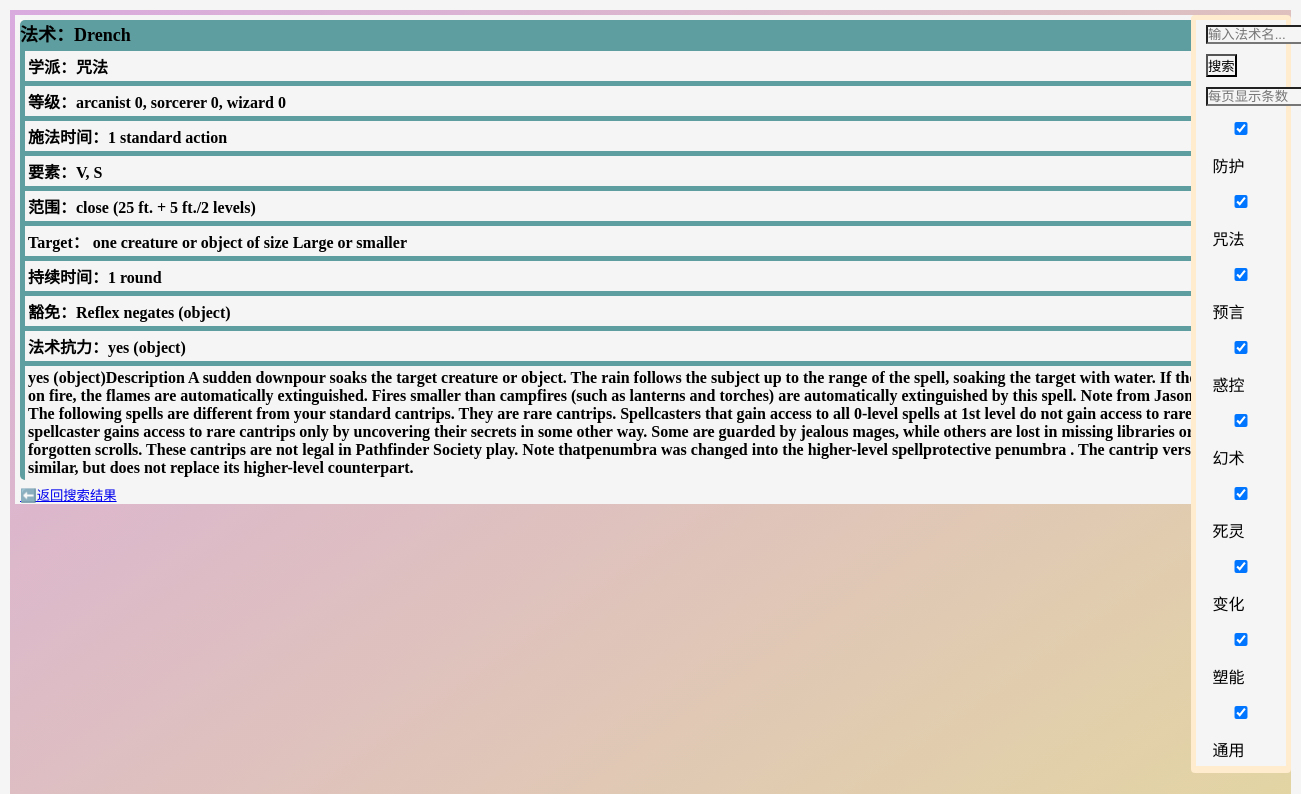
Page /search/Drench on the committed database.
### tables this page shows
CREATE TABLE spells (
                id          INTEGER PRIMARY KEY AUTOINCREMENT,
                no          INTEGER,
                name        TEXT NOT NULL,
                school      TEXT,
                level       TEXT,
                casting_time TEXT,
                components  TEXT,
                range       TEXT,
                effect      TEXT,
                aiming      TEXT,
                duration    TEXT,
                saving_throw TEXT,
                resistance  TEXT,
                description TEXT
            );

### routes/search.py (the view)
@search_bp.route("/search/<spell_name>")
def spell_detail(spell_name):
    conn = get_db()
    cursor = conn.cursor()
    cursor.execute("SELECT * FROM spells WHERE name=? COLLATE NOCASE",(spell_name,))
    roww = cursor.fetchone()
    if roww:
        return render_template("spell_details.html",spell=roww)
    else:
        return render_template("spell.html", kw=spell_name, page=1, rpp=25, results=[], ttp=0, url_args="")

### db.py (called while the page is built)
def get_db():
    if 'db' not in g:
        g.db = sqlite3.connect(current_app.config["DATABASE"])
        g.db.row_factory = sqlite3.Row
    return g.db

def close_connection(exception=None):
    db = g.pop('db', None)
    if db is not None:
        db.close()

### templates/spell_details.html
    {%extends "base.html"%}
    {% block content %}
    <section class="content">
        <h1 class="title">
            法术：{{ spell.name }}
            <p class="sc">学派：{{ spell["school"] }}</p>
            <p class="le">等级：{{ spell.level }}</p>
            <p class="ti">施法时间：{{ spell.casting_time }}</p>
            <p class="co">要素：{{ spell.components }}</p>
            <p class="ra">范围：{{ spell.range }}</p>
            <p class="ef">{{ spell.effect }}：{{ spell.aiming }}</p>
            <p class="du">持续时间：{{ spell.duration }}</p>
            <p class="sa">豁免：{{ spell.saving_throw }}</p>
            <p class="re">法术抗力：{{ spell.resistance }}</p>
            <p class="de">{{ spell.description }}</p>
        </h1>
        <a href="javascript:history.back()">⬅️返回搜索结果</a>
        {% endblock%}

### static/style.css (style rules this page uses)
* { margin: 0; padding: 0; box-sizing: border-box; background: whitesmoke; margin: 5px; }
body { background: linear-gradient(145deg, #d9aade, #e3d5a3); display: flex; flex-flow: column wrap; align-items: center; min-height: 100vh; font-family: "Georgia", serif; }
.title p { font-size: medium; margin: 5px; padding: 3px; display: flex; flex-flow: column; text-decoration: none; }
.title { background-color: cadetblue; font-size: large; font-weight: bold; text-decoration: none; border-radius: 5px; }
.content a { font-size: smaller; }

### rows in the picture
spells: name "Drench", school "咒法", level "arcanist 0, sorcerer 0, wizard 0", casting_time "1 standard action", components "V, S", range "close (25 ft. + 5 ft./2 levels)", effect "Target", aiming "one creature or object of size Large or smaller", duration "1 round", saving_throw "Reflex negates (object)", resistance "yes (object)", description "yes (object)Description A sudden downpour soaks the target creature or object. The rain follows the subject up to the range of the spell, soaking the target with water. If the target is on fire, the flames are automatically extinguished. Fires smaller than campfires (such as lanterns and torches) are automatically extinguished by this spell. Note from Jason Bulmahn : The following spells are different from your standard cantrips. They are rare cantrips. Spellcasters that gain access to all 0-level spells at 1st level do not gain access to rare cantrips. A spellcaster gains access to rare cantrips only by uncovering their secrets in some other way. Some are guarded by jealous mages, while…"
